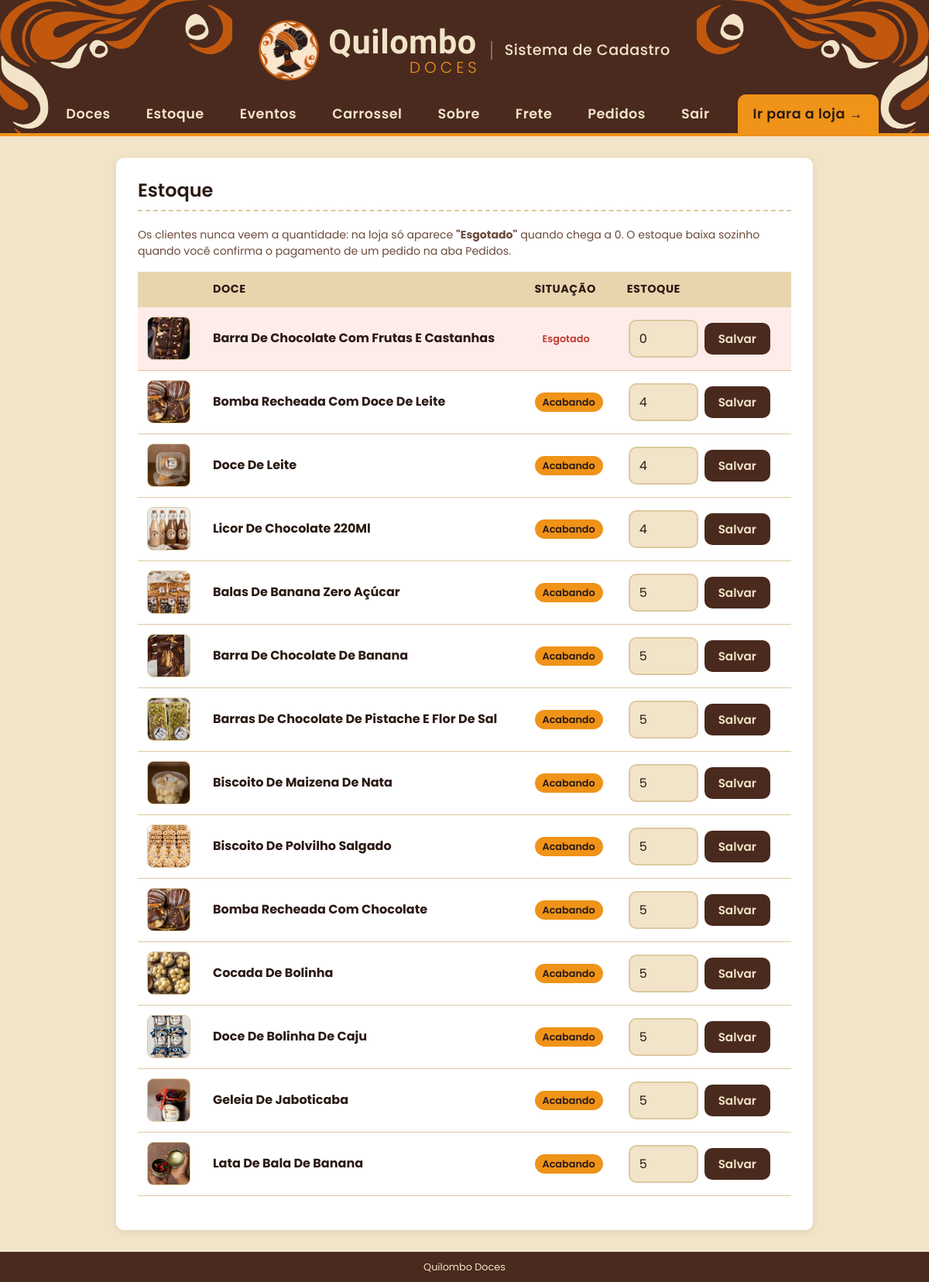
The page /estoque (signed in) on the database its author committed.
### tables this page shows
CREATE TABLE doces (
            id     INTEGER PRIMARY KEY AUTOINCREMENT,
            nome   TEXT    NOT NULL,
            preco  REAL    NOT NULL
        , imagem TEXT, descricao TEXT, destaque INTEGER NOT NULL DEFAULT 0, estoque INTEGER NOT NULL DEFAULT 0, categoria_id INTEGER);

### app.py (the view)
@app.route("/estoque")
def estoque():
    conn = conectar_banco()
    doces = conn.execute('SELECT * FROM doces ORDER BY estoque, nome').fetchall()
    conn.close()
    return render_template("estoque.html", doces=doces,
                           msg=request.args.get("msg", ""))

### app.py (called while the page is built)
@app.context_processor
def dados_globais():
    return {
        "qtd_carrinho": sum(session.get("carrinho", {}).values()),
        "whatsapp": WHATSAPP,
        "pedidos_pendentes": contar_pedidos_pendentes(),
        "cliente": cliente_atual(),      # cliente logado na loja (ou None)
    }

def contar_pedidos_pendentes():
    conn = conectar_banco()
    qtd = conn.execute(
        "SELECT COUNT(*) FROM pedidos WHERE status = 'informado'").fetchone()[0]
    conn.close()
    return qtd

@app.before_request
def proteger_admin():
    endpoint = request.endpoint or ""
    if (not endpoint                            # pagina que nao existe: mostra o erro 404
            or endpoint.startswith("loja")
            or endpoint.startswith("contas.")
            or endpoint in PAGINAS_PUBLICAS
            or session.get("admin_id")
            or conta_e_admin()):                  # conta de admin logada na loja: entra direto
        return None
    if endpoint == "listar":
        return redirect(url_for("loja"))
    proximo = request.path if request.method == "GET" else ""
    return redirect(url_for("admin_entrar", proximo=proximo))

### contas.py (called while the page is built, shortened)
def cliente_atual():
    id_cliente = session.get("cliente_id")
    if not id_cliente:
        return None

def conta_e_admin():
    cliente = cliente_atual()
    return cliente is not None and so_numeros(cliente["cpf"]) in CPFS_ADMIN

@contas.before_app_request
def exigir_email():
    endpoint = request.endpoint or ""
    if not (endpoint.startswith("loja") or endpoint.startswith("contas.")):
        return None                         # area do admin, arquivos etc.

### templates/estoque.html (shortened to what this page needs)
{% extends "base.html" %}
{% block conteudo %}
  <h2>Estoque</h2>
  <p class="dica">Os clientes nunca veem a quantidade: na loja só aparece <b>"Esgotado"</b> quando chega a 0.
     O estoque baixa sozinho quando você confirma o pagamento de um pedido na aba Pedidos.</p>
  {% if doces %}
    <table>
      <tr>
        <th></th>
        <th>Doce</th>
        <th>Situação</th>
        <th>Estoque</th>
      </tr>
      {% for d in doces %}
        <tr class="{% if d['estoque'] <= 0 %}linha-esgotada{% endif %}">
          <td>
            {% if d['imagem'] %}
              <img class="miniatura" src="{{ url_for('static', filename='uploads/' ~ d['imagem']) }}" alt="">
            {% else %}
              <span class="miniatura sem-foto">{{ d['nome'][0]|upper }}</span>
            {% endif %}
          </td>
          <td><b>{{ d['nome'] }}</b></td>
          <td>
            {% if d['estoque'] <= 0 %}<span class="selo selo-cancelado">Esgotado</span>
            {% elif d['estoque'] <= 5 %}<span class="selo selo-informado">Acabando</span>
            {% else %}<span class="selo selo-pago">Disponível</span>{% endif %}
          </td>
          <td>
            <form class="form-estoque" method="post" action="{{ url_for('mudar_estoque', id_doce=d['id']) }}">
              <input type="number" name="estoque" value="{{ d['estoque'] }}" min="0" step="1"
                     aria-label="Estoque de {{ d['nome'] }}">
              <button type="submit">Salvar</button>
            </form>
          </td>
        </tr>
      {% endfor %}
    </table>
  {% else %}
    <p class="vazio">Nenhum doce cadastrado ainda.</p>
  {% endif %}
{% endblock %}

### static/estilo.css (style rules this page uses)
:root { --areia: #f2e4c8; --areia-escura: #e8d5ae; --cacau: #2b1a14; --raiz: #4a2a1e; --cacau-2: #2b1a14; --terracota: #c35a1e; --terracota-hover: #4a2a1e; --ouro: #ef9319; --ouro-hover: #d6820f; --verde: #25d366; --verde-hover: #1da851; --perigo: #c0392b; --sucesso-bg: #e8f6ec; --sucesso-txt: #1e6b3a; --erro-bg: #fdecea; --branco: #ffffff; --borda: #dcc9a0; --texto-suave: #6b4a3a; --raio: 10px; --raio-grande: 12px; --sombra: 0 2px 10px rgba(74, 42, 30, 0.10); --sombra-forte: 0 8px 20px rgba(74, 42, 30, 0.18); --fonte-texto: "Poppins", Arial, sans-serif; --fonte-marca: "Kaushan Script", cursive; }
* { box-sizing: border-box; }
body { margin: 0; font-family: var(--fonte-texto); font-size: 16px; line-height: 1.5; color: var(--cacau); background: var(--areia); min-height: 100vh; display: flex; flex-direction: column; }
h1, h2, h3 { font-family: var(--fonte-texto); font-weight: 600; line-height: 1.2; }
img { max-width: 100%; }
.dica { display: block; color: var(--texto-suave); font-size: 0.88rem; margin-top: 6px; }
main h2 { margin-top: 0; padding-bottom: 10px; border-bottom: 2px dashed var(--borda); }
table { width: 100%; border-collapse: collapse; margin: 16px 0; }
th { text-align: left; background: var(--areia-escura); padding: 12px; font-size: 0.9rem; text-transform: uppercase; letter-spacing: 0.5px; }
td { padding: 12px; border-bottom: 1px solid var(--borda); vertical-align: middle; word-break: break-word; max-width: 400px; }
.linha-esgotada td { background: var(--erro-bg); }
.form-estoque { display: flex; gap: 8px; align-items: center; }
.form-estoque input[type="number"] { width: 90px; }
.selo { display: inline-block; padding: 3px 10px; border-radius: 999px; font-size: 0.8rem; font-weight: 600; white-space: nowrap; }
.selo-informado { background: var(--ouro); color: var(--cacau); }
.selo-cancelado { background: var(--erro-bg); color: var(--perigo); }
td form { display: inline-block; margin: 4px 2px; }
button, .botao, .btn-whatsapp { font-family: inherit; font-size: 0.95rem; font-weight: 600; border: none; border-radius: var(--raio); padding: 9px 18px; cursor: pointer; text-decoration: none; display: inline-block; transition: background 0.2s, transform 0.1s; }
button { background: var(--raiz); color: var(--areia); }
input[type="text"], input[type="password"], input[type="number"], input[type="date"], textarea { width: 100%; max-width: 420px; padding: 10px 12px; font-family: inherit; font-size: 1rem; color: var(--cacau); background: var(--areia); border: 2px solid var(--borda); border-radius: var(--raio); transition: border-color 0.2s, box-shadow 0.2s; }
.miniatura { display: flex; align-items: center; justify-content: center; width: 56px; height: 56px; object-fit: cover; background: var(--branco); border-radius: 8px; border: 1px solid var(--borda); }

### rows shown on the page
doces: imagem (picture), nome "Barra De Chocolate Com Frutas E Castanhas", shows "Esgotado", estoque "0"
doces: imagem (picture), nome "Bomba Recheada Com Doce De Leite", shows "Acabando", estoque "4"
doces: imagem (picture), nome "Doce De Leite", shows "Acabando", estoque "4"
doces: imagem (picture), nome "Licor De Chocolate 220Ml", shows "Acabando", estoque "4"
doces: imagem (picture), nome "Balas De Banana Zero Açúcar", shows "Acabando", estoque "5"
doces: imagem (picture), nome "Barra De Chocolate De Banana", shows "Acabando", estoque "5"
doces: imagem (picture), nome "Barras De Chocolate De Pistache E Flor De Sal", shows "Acabando", estoque "5"
doces: imagem (picture), nome "Biscoito De Maizena De Nata", shows "Acabando", estoque "5"
doces: imagem (picture), nome "Biscoito De Polvilho Salgado", shows "Acabando", estoque "5"
doces: imagem (picture), nome "Bomba Recheada Com Chocolate", shows "Acabando", estoque "5"
doces: imagem (picture), nome "Cocada De Bolinha", shows "Acabando", estoque "5"
doces: imagem (picture), nome "Doce De Bolinha De Caju", shows "Acabando", estoque "5"
doces: imagem (picture), nome "Geleia De Jaboticaba", shows "Acabando", estoque "5"
doces: imagem (picture), nome "Lata De Bala De Banana", shows "Acabando", estoque "5"
